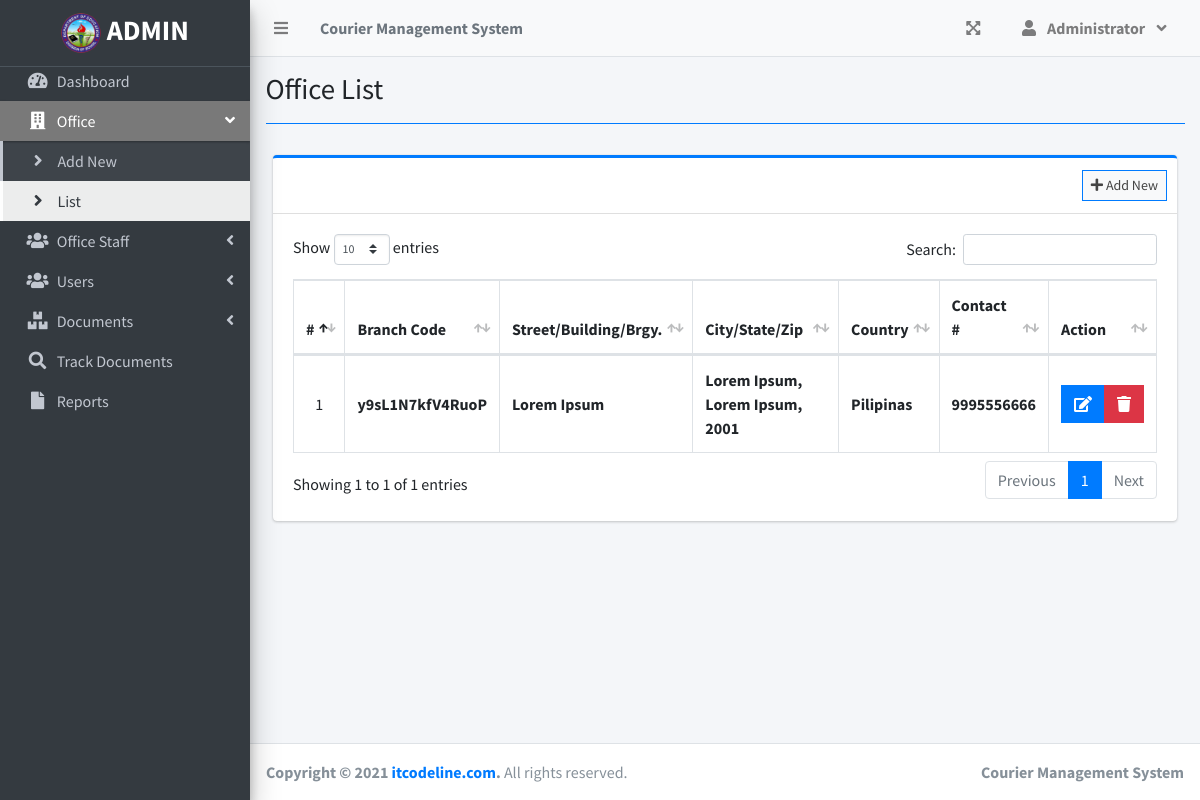
Page /index.php?page=office_list (signed in) on the committed database.
### tables this page shows
CREATE TABLE `branches` (
  `id` int(30) NOT NULL,
  `branch_code` varchar(50) NOT NULL,
  `street` text NOT NULL,
  `city` text NOT NULL,
  `state` text NOT NULL,
  `zip_code` varchar(50) NOT NULL,
  `country` text NOT NULL,
  `contact` varchar(100) NOT NULL,
  `date_created` datetime NOT NULL DEFAULT current_timestamp()
);

### office_list.php (the view, shortened to what this page needs)
<?php include'db_connect.php' ?>
<div class="col-lg-12">
	<div class="card card-outline card-primary">
		<div class="card-header">
			<div class="card-tools">
				<a class="btn btn-block btn-sm btn-default btn-flat border-primary " href="./index.php?page=new_office"><i class="fa fa-plus"></i> Add New</a>
			</div>
		</div>
		<div class="card-body onScroll-x">
			<table class="table tabe-hover table-bordered" id="list">
				<!-- <colgroup>
					<col width="5%">
					<col width="15%">
					<col width="25%">
					<col width="25%">
					<col width="15%">
				</colgroup> -->
				<thead>
					<tr>
						<th class="text-center">#</th>
						<th>Branch Code</th>
						<th>Street/Building/Brgy.</th>
						<th>City/State/Zip</th>
						<th>Country</th>
						<th>Contact #</th>
						<th>Action</th>
					</tr>
				</thead>
				<tbody>
					<?php
					$i = 1;
					$qry = $conn->query("SELECT * FROM branches order by street asc,city asc, state asc ");
					while($row= $qry->fetch_assoc()):
					?>
					<tr>
						<td class="text-center"><?php echo $i++ ?></td>
						<td class=""><b><?php echo $row['branch_code'] ?></b></td>
						<td><b><?php echo ucwords($row['street']) ?></b></td>
						<td><b><?php echo ucwords($row['city'].', '.$row['state'].', '.$row['zip_code']) ?></b></td>
						<td><b><?php echo ucwords($row['country']) ?></b></td>
						<td><b><?php echo $row['contact'] ?></b></td>
						<td class="text-center">
		                    <div class="btn-group">
		                        <a href="index.php?page=edit_office&id=<?php echo $row['id'] ?>" class="btn btn-primary btn-flat ">
		                          <i class="fas fa-edit"></i>
		                        </a>
		                        <button type="button" class="btn btn-danger btn-flat delete_branch" data-id="<?php echo $row['id'] ?>">
		                          <i class="fas fa-trash"></i>
		                        </button>
	                      </div>
						</td>
					</tr>
				<?php endwhile; ?>
				</tbody>
			</table>
		</div>
	</div>
</div>

### office_list.php (style rules this page uses)
table td { vertical-align: middle !important; }

### rows in the picture
branches: branch_code "y9sL1N7kfV4RuoP", street "Lorem Ipsum", city+state+zip_code "Lorem Ipsum, Lorem Ipsum, 2001", country "Pilipinas", contact "9995556666"

### other values in the picture
$_SESSION['system']['name'] "Courier Management System"
$_SESSION['login_firstname'] "Administrator"
getTitle() "Office List"
